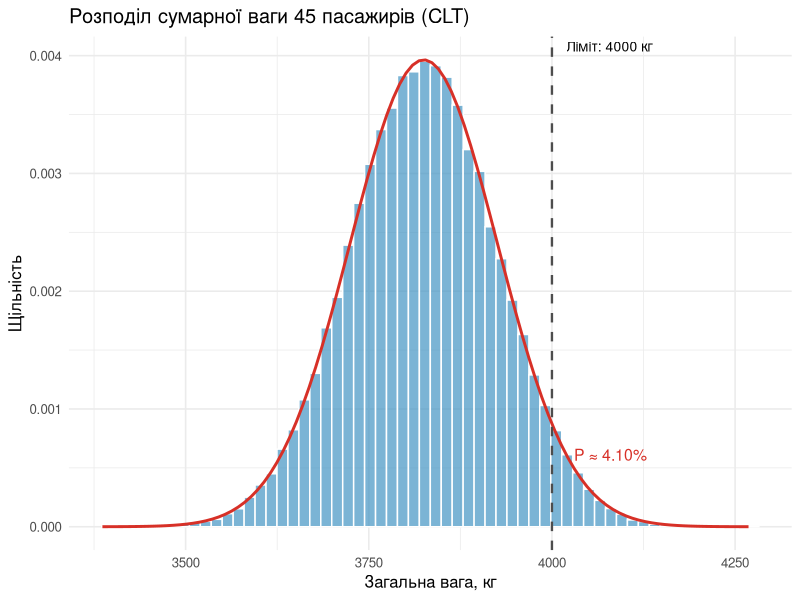
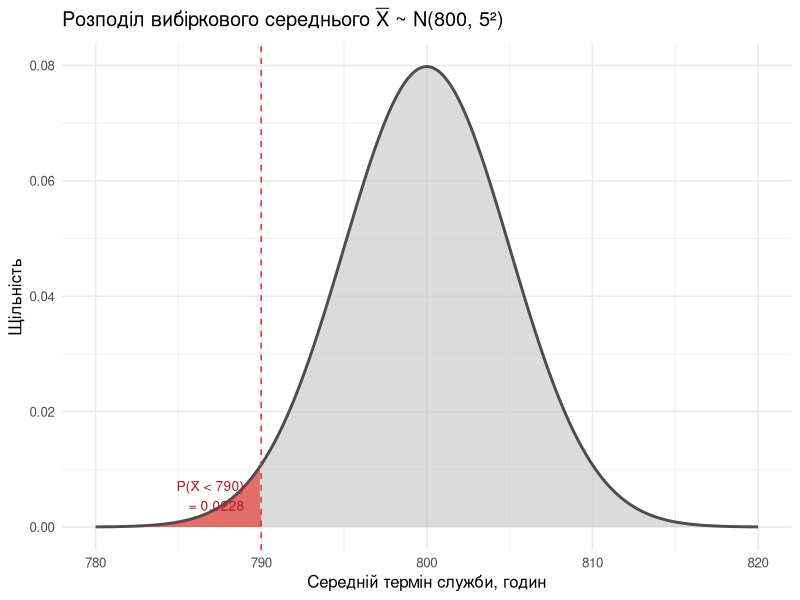
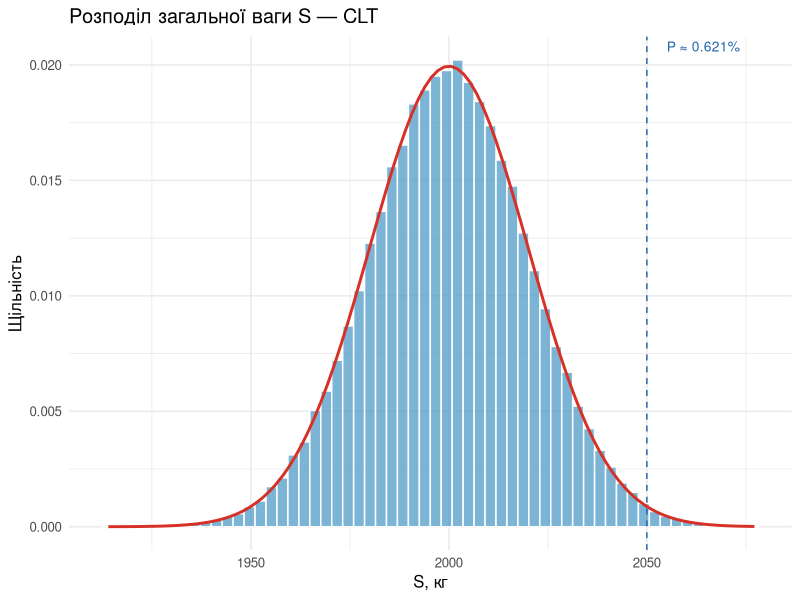
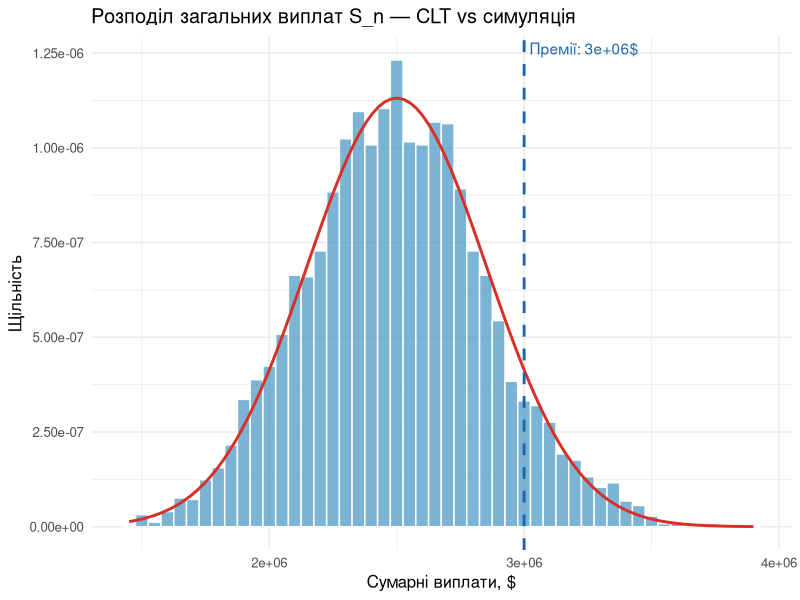
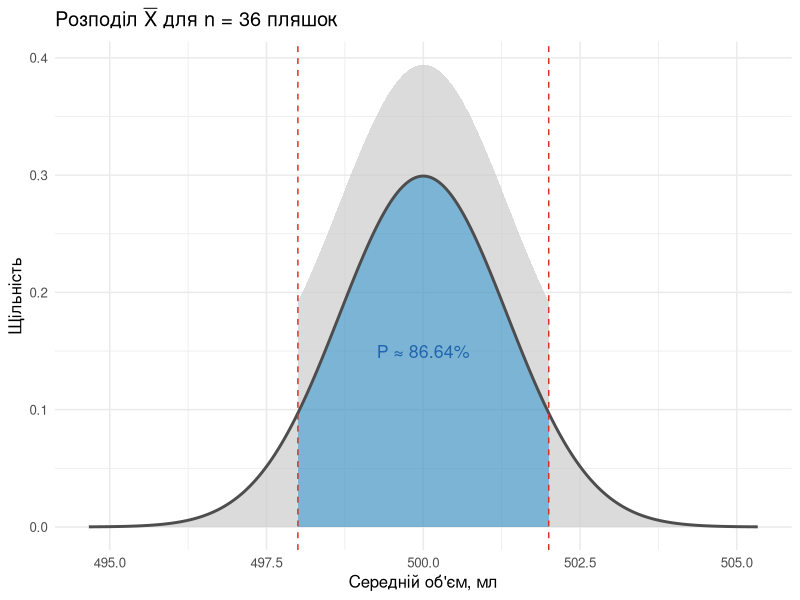
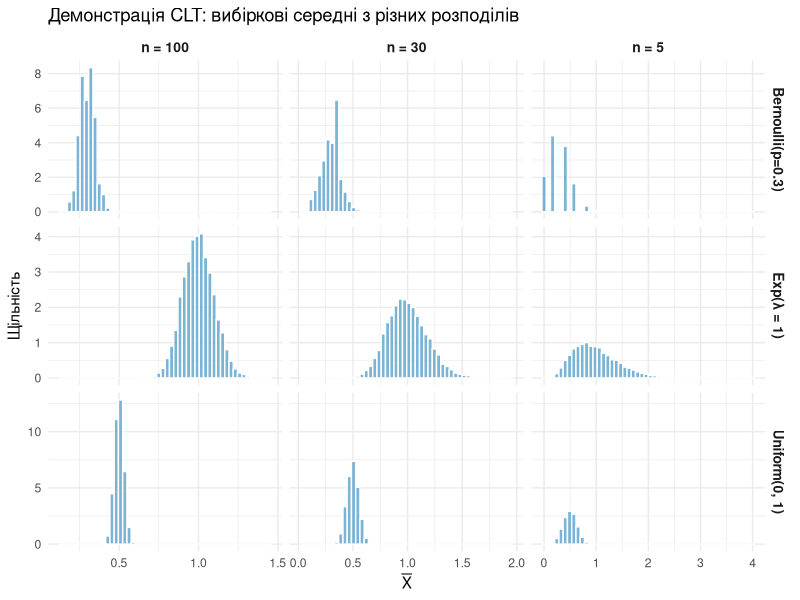

Generate these figures, in order, with R:
## ---- chunk 1
#| include: false
library(tidyverse)
library(patchwork)
library(scales)
## ---- chunk 2
n     <- 45
mu    <- 85
sigma <- 15
limit <- 4000

mu_S    <- n * mu
sigma_S <- sqrt(n) * sigma

p_overload <- 1 - pnorm(limit, mean = mu_S, sd = sigma_S)
cat(sprintf("E[S_45] = %.0f кг\n", mu_S))
cat(sprintf("σ(S_45) = %.2f кг\n", sigma_S))
cat(sprintf("P(S_45 > 4000) = %.4f (%.2f%%)\n", p_overload, p_overload * 100))
## ---- chunk 3
set.seed(42)
sim_sums <- replicate(100000, sum(rnorm(n, mean = mu, sd = sigma)))
emp_prob <- mean(sim_sums > limit)
cat(sprintf("Емпіричне P(S > 4000) ≈ %.4f\n", emp_prob))
## ---- chunk 4
#| fig-width: 7
#| fig-height: 4

tibble(s = sim_sums) |>
  ggplot(aes(x = s)) +
  geom_histogram(aes(y = after_stat(density)), bins = 60,
                 fill = "#4393c3", color = "white", alpha = 0.7) +
  stat_function(fun = dnorm, args = list(mean = mu_S, sd = sigma_S),
                color = "#d73027", linewidth = 1) +
  geom_vline(xintercept = limit, linetype = "dashed", color = "grey30", linewidth = 0.8) +
  annotate("text", x = limit + 20, y = Inf,
           label = "Ліміт: 4000 кг", vjust = 1.5, hjust = 0, size = 3.5) +
  annotate("text", x = limit + 80, y = dnorm(limit, mu_S, sigma_S) * 0.7,
           label = sprintf("P ≈ %.2f%%", p_overload * 100),
           color = "#d73027", size = 4) +
  labs(title = "Розподіл сумарної ваги 45 пасажирів (CLT)",
       x = "Загальна вага, кг", y = "Щільність") +
  theme_minimal(base_size = 12)
## ---- chunk 5
mu    <- 800
sigma <- 40
n     <- 64
x_bar <- 790

se <- sigma / sqrt(n)
z  <- (x_bar - mu) / se
p  <- pnorm(z)

cat(sprintf("SE = σ/√n = %.1f годин\n", se))
cat(sprintf("Z = (790 - 800) / 5 = %.2f\n", z))
cat(sprintf("P(X̄ < 790) = Φ(%.2f) = %.4f\n", z, p))
## ---- chunk 6
#| fig-width: 7
#| fig-height: 4

tibble(x = seq(mu - 4 * se, mu + 4 * se, length.out = 500)) |>
  mutate(density = dnorm(x, mean = mu, sd = se),
         region  = x < x_bar) |>
  ggplot(aes(x = x, y = density)) +
  geom_area(aes(fill = region), alpha = 0.7, show.legend = FALSE) +
  geom_line(color = "grey30", linewidth = 1) +
  geom_vline(xintercept = x_bar, linetype = "dashed", color = "#d73027") +
  scale_fill_manual(values = c("TRUE" = "#d73027", "FALSE" = "grey80")) +
  annotate("text", x = x_bar - 1, y = dnorm(x_bar, mu, se) * 0.5,
           label = sprintf("P(X̄ < 790)\n= %.4f", p),
           color = "#b2182b", size = 3.5, hjust = 1) +
  labs(title = expression(paste("Розподіл вибіркового середнього ", bar(X),
                                " ~ N(800, 5²)")),
       x = "Середній термін служби, годин", y = "Щільність") +
  theme_minimal(base_size = 12)
## ---- chunk 7
p_true <- 0.5
eps    <- 0.01
conf   <- 0.95
var_p  <- p_true * (1 - p_true)

n_min <- ceiling(var_p / (eps^2 * (1 - conf)))
cat(sprintf("Мінімум n за Чебишевим: %d\n", n_min))
## ---- chunk 8
z     <- qnorm(1 - (1 - conf) / 2)
n_clt <- ceiling((z / eps)^2 * var_p)
cat(sprintf("За нормальним наближенням (CLT): %d\n", n_clt))
## ---- chunk 9
set.seed(42)
n_check <- n_min

sim_means <- replicate(2000, mean(rbinom(n_check, 1, 0.5)))
emp_prob  <- mean(abs(sim_means - 0.5) <= eps)
cat(sprintf("Емпіричне P(|p̂ - 0.5| ≤ 0.01) при n = %d: %.4f\n", n_check, emp_prob))
## ---- chunk 10
n     <- 100
mu    <- 20
sigma <- 2

mu_S    <- n * mu
sigma_S <- sqrt(n) * sigma

p_overload <- 1 - pnorm(2050, mu_S, sigma_S)
cat(sprintf("P(S > 2050) = %.5f\n", p_overload))
## ---- chunk 11
set.seed(42)
sim <- replicate(1e5, sum(rnorm(n, mu, sigma)))
cat(sprintf("Емпіричне P(S > 2050) ≈ %.5f\n", mean(sim > 2050)))
## ---- chunk 12
#| fig-width: 7
#| fig-height: 4

tibble(s = sim) |>
  ggplot(aes(x = s)) +
  geom_histogram(aes(y = after_stat(density)), bins = 60,
                 fill = "#4393c3", color = "white", alpha = 0.7) +
  stat_function(fun = dnorm, args = list(mean = mu_S, sd = sigma_S),
                color = "#d73027", linewidth = 1) +
  geom_vline(xintercept = 2050, linetype = "dashed", color = "#2166ac") +
  annotate("text", x = 2055, y = Inf,
           label = sprintf("P ≈ %.3f%%", p_overload * 100),
           vjust = 1.5, hjust = 0, color = "#2166ac", size = 3.5) +
  labs(title = "Розподіл загальної ваги S — CLT",
       x = "S, кг", y = "Щільність") +
  theme_minimal(base_size = 12)
## ---- chunk 13
n       <- 10000
p_claim <- 0.005
payout  <- 50000
premium <- 300

EX   <- p_claim * payout
EX2  <- p_claim * payout^2
VarX <- EX2 - EX^2
sdX  <- sqrt(VarX)

mu_S    <- n * EX
sigma_S <- sqrt(n) * sdX
revenue <- n * premium

p_loss <- 1 - pnorm(revenue, mu_S, sigma_S)

tibble(
  Показник = c("E[X]", "σ(X)", "E[S_n]", "σ(S_n)",
               "Загальні премії, $", "P(чистий збиток)"),
  Значення = c(EX, sdX, mu_S, sigma_S, revenue, p_loss)
) |>
  mutate(Значення = sprintf("%.4f", Значення))
## ---- chunk 14
set.seed(42)
sim_total <- replicate(5000, sum(rbinom(n, 1, p_claim) * payout))
emp_loss  <- mean(sim_total > revenue)
cat(sprintf("Емпіричне P(чистий збиток) ≈ %.4f\n", emp_loss))
## ---- chunk 15
#| fig-width: 7
#| fig-height: 4.5

tibble(s = sim_total) |>
  ggplot(aes(x = s)) +
  geom_histogram(aes(y = after_stat(density)), bins = 50,
                 fill = "#4393c3", color = "white", alpha = 0.7) +
  stat_function(fun = dnorm, args = list(mean = mu_S, sd = sigma_S),
                color = "#d73027", linewidth = 1) +
  geom_vline(xintercept = revenue, linetype = "dashed",
             color = "#2166ac", linewidth = 1) +
  annotate("text", x = revenue, y = Inf,
           label = sprintf("Премії: %s$", format(revenue, big.mark = ",")),
           color = "#2166ac", vjust = 1.5, hjust = -0.05) +
  labs(title = "Розподіл загальних виплат S_n — CLT vs симуляція",
       x = "Сумарні виплати, $", y = "Щільність") +
  theme_minimal(base_size = 12)
## ---- chunk 16
mu    <- 500
sigma <- 8
n     <- 36
se    <- sigma / sqrt(n)

p_in_range <- pnorm(502, mu, se) - pnorm(498, mu, se)
cat(sprintf("SE = %.4f мл\n", se))
cat(sprintf("P(498 < X̄ < 502) = %.4f\n", p_in_range))
## ---- chunk 17
#| fig-width: 7
#| fig-height: 4

tibble(x = seq(mu - 4 * se, mu + 4 * se, length.out = 500)) |>
  mutate(density = dnorm(x, mu, se),
         in_band = x >= 498 & x <= 502) |>
  ggplot(aes(x = x, y = density)) +
  geom_area(aes(fill = in_band), alpha = 0.7, show.legend = FALSE) +
  geom_line(color = "grey30", linewidth = 1) +
  geom_vline(xintercept = c(498, 502), linetype = "dashed", color = "#d73027") +
  scale_fill_manual(values = c("TRUE" = "#4393c3", "FALSE" = "grey80")) +
  annotate("text", x = 500, y = dnorm(500, mu, se) * 0.5,
           label = sprintf("P ≈ %.2f%%", p_in_range * 100),
           color = "#2166ac", size = 4.5) +
  labs(title = expression(paste("Розподіл ", bar(X), " для n = 36 пляшок")),
       x = "Середній об'єм, мл", y = "Щільність") +
  theme_minimal(base_size = 12)
## ---- chunk 18
#| fig-width: 8
#| fig-height: 7

set.seed(42)
n_sim     <- 10000
sample_ns <- c(5, 30, 100)

distributions <- list(
  "Exp(λ = 1)"       = function(n) rexp(n, rate = 1),
  "Uniform(0, 1)"    = function(n) runif(n, 0, 1),
  "Bernoulli(p=0.3)" = function(n) rbinom(n, 1, 0.3)
)

params <- list(
  "Exp(λ = 1)"       = list(mu = 1, sigma = 1),
  "Uniform(0, 1)"    = list(mu = 0.5, sigma = 1/sqrt(12)),
  "Bernoulli(p=0.3)" = list(mu = 0.3, sigma = sqrt(0.3 * 0.7))
)

sim_data <- expand_grid(
  dist_name = names(distributions),
  n = sample_ns
) |>
  mutate(
    means = map2(dist_name, n, \(d, nn) {
      gen <- distributions[[d]]
      replicate(n_sim, mean(gen(nn)))
    })
  ) |>
  unnest(means) |>
  mutate(n_label = paste("n =", n))

sim_data |>
  ggplot(aes(x = means)) +
  geom_histogram(aes(y = after_stat(density)), bins = 50,
                 fill = "#4393c3", color = "white", alpha = 0.7) +
  facet_grid(dist_name ~ n_label, scales = "free") +
  labs(title = "Демонстрація CLT: вибіркові середні з різних розподілів",
       x = expression(bar(X)), y = "Щільність") +
  theme_minimal(base_size = 11) +
  theme(strip.text = element_text(size = 10, face = "bold"))
